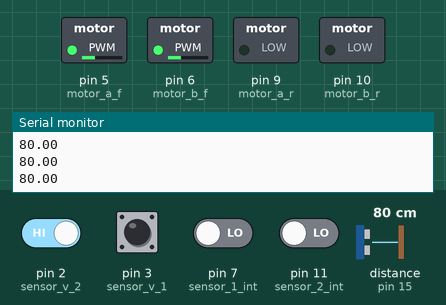
Bench run of a sketch on a simulated Arduino Uno, built with avr-gcc and run on an emulated ATmega328P. Shown: switched loads named in the sketch (green lamp = pin HIGH), the last lines printed to the serial monitor. Wiring (inferred from the names in the program): ultrasonic range finder: trigger pin 14; echo pin 15. The inputs (shaded band) are chosen by the test bench; at power-on: pin 2 (sensor_v_2), pin 3 (sensor_v_1) HIGH, pin 7 (sensor_1_int), pin 11 (sensor_2_int) LOW, distance to the obstacle (sensor on pin 15) 80 cm. The echo pulse lasts 58.3 µs per cm; pins used as bus, display or sensor lines are not drawn.

Above: at 1.2 s.
1.3 s: pin 7 (sensor_1_int) driven HIGH
At 2.3 s:
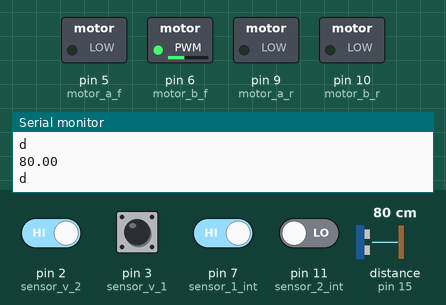
3.1 s: pin 11 (sensor_2_int) driven HIGH
At 5.0 s:
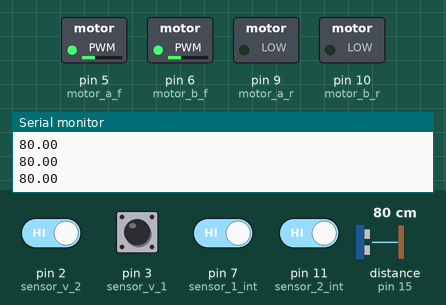
6.1 s: pin 7 (sensor_1_int) driven LOW
At 6.8 s:
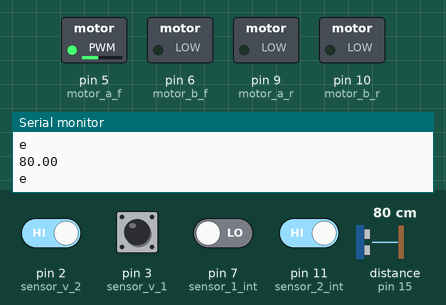
7.9 s: distance to the obstacle (sensor on pin 15) set to 2 cm
At 9.0 s:
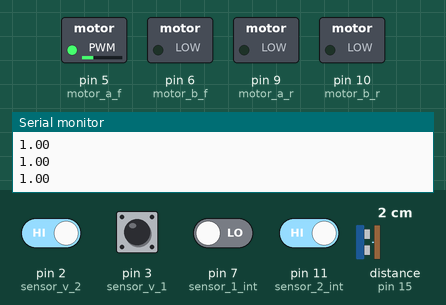
9.4 s: pin 3 (sensor_v_1) pulsed LOW 5 times (0.12 s each, 0.3 s apart)
At 11.0 s:
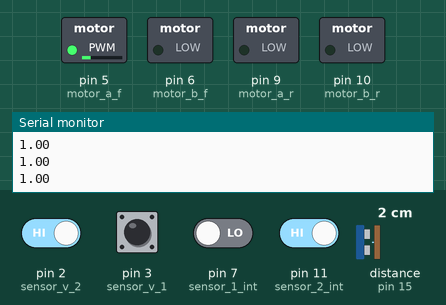
12.4 s: distance to the obstacle (sensor on pin 15) set to 18 cm
At 12.7 s:
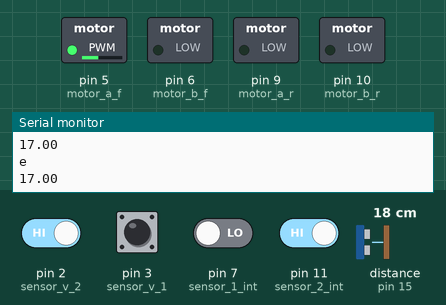
Timing chart, 0 to 14.9 s (numbered marks = the images above; inputs shaded):
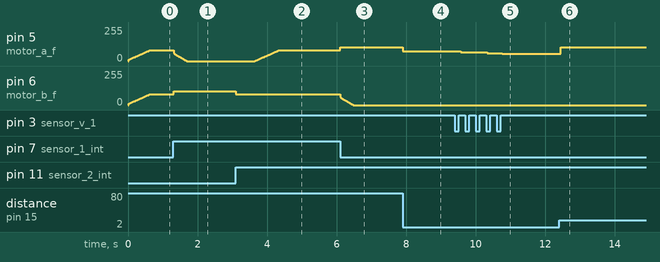

The sketch:

00-002-F001-00.ino
```cpp
#define vel_line 3
#define vel_curve_int -4
#define vel_curve_ext 10

#define motor_a_f 5
#define motor_a_r 9
#define motor_b_f 6
#define motor_b_r 10

#define sensor_1_ext 4
#define sensor_1_int 7
#define sensor_2_int 11
#define sensor_2_ext 12

#define sensor_v_1 3
#define sensor_v_2 2

#define trigger_pin 14
#define echo_pin 15

bool trigger=false;
bool echo_signal=false;
long time1=0;
float cm=0;
bool echo_read=false;
long timeout=0;

int pwm_1=0;
int pwm_2=0;

float Kp = 3;
float Ki = 0.6;
float Kd = 0.002;
float errord, errorLastd, erroInted, outputd;
float errore, errorLaste, erroIntee, outpute;

unsigned long encoder1 = 0;
unsigned long encoder2 = 0;
float pv_speed1 = 0;
float pv_speed2 = 0;
int pwm_pulse1_int=0;
int pwm_pulse2_int=0;
float set_speed_1 = 0;
float set_speed_2 = 0;
float pwm_pulse1 = 0;     //this value is 0~255
float pwm_pulse2 = 0;     //this value is 0~255

long t_delay=0;

void setup() {
  Serial.begin(9600);
  pinMode(motor_a_f,OUTPUT);
  pinMode(motor_a_r,OUTPUT);
  pinMode(motor_b_f,OUTPUT);
  pinMode(motor_b_r,OUTPUT);
  pinMode(sensor_1_ext,INPUT);
  pinMode(sensor_1_int,INPUT);
  pinMode(sensor_2_int,INPUT);
  pinMode(sensor_2_ext,INPUT);
  pinMode(trigger_pin,OUTPUT);
  pinMode(echo_pin,INPUT);
  digitalWrite(trigger_pin,LOW);
  pinMode(sensor_v_1,INPUT_PULLUP);
  pinMode(sensor_v_2,INPUT_PULLUP);
  attachInterrupt(digitalPinToInterrupt(sensor_v_1),detect_a,CHANGE);
  attachInterrupt(digitalPinToInterrupt(sensor_v_2),detect_b,CHANGE);
  interrupts();
}

void loop() {

  if(micros()-t_delay>=10000){
    read_distance();
    if (cm==0){
      cm=30;
    }
    Serial.println(cm);
    t_delay=micros();

      if (digitalRead(sensor_1_int) && digitalRead(sensor_2_int) && cm>15){
        set_speed_1=vel_line;
        set_speed_2=vel_line;
      }
      else if (!digitalRead(sensor_1_int) && !digitalRead(sensor_2_int)&& cm>15){
        set_speed_1=vel_line;
        set_speed_2=vel_line;
      }
      else if (!digitalRead(sensor_1_int) && digitalRead(sensor_2_int)&& cm>15){
        set_speed_1=vel_curve_ext;
        set_speed_2=vel_curve_int;
        Serial.println("e");
      }
      else if (digitalRead(sensor_1_int) && !digitalRead(sensor_2_int)&& cm>15){
        set_speed_1=vel_curve_int;
        set_speed_2=vel_curve_ext;
        Serial.println("d");
      }
      else{
        motor_off();
      }
    update_motors();
  }
}

void tik(){

    float inputd=set_speed_1;
    pv_speed1 = (600.0*(float(encoder1)/140.0));
    errord=inputd-pv_speed1;
    float errorDiffd;
    float outputd;
    errord = errord * 0.7 + inputd * 0.3; // filter
    errorDiffd = errord - errorLastd;
    erroInted = constrain(erroInted + errord, -120, 120);
    outputd = Kp * errord + Ki * erroInted + Kd * errorDiffd;
    errorLastd = errord;
    outputd=constrain(outputd,0,255);
    encoder1=0;
    pwm_pulse1=outputd;

    float inpute=set_speed_2;
    pv_speed2 = (600.0*(float(encoder2)/140.0));
    errore=inpute-pv_speed2;
    float errorDiffe;
    float outpute;
    errore = errore * 0.7 + inpute * 0.3; // filter
    errorDiffe = errore - errorLaste;
    erroIntee = constrain(erroIntee + errore, -120, 120);
    outpute = Kp * errore + Ki * erroIntee + Kd * errorDiffe;
    errorLaste = errore;
    outpute=constrain(outpute,0,255);
    encoder2=0;
    pwm_pulse2=outpute;

}

void detect_a(){
  encoder1+=1;
  //Serial.println("DETECT_A");
}
void detect_b(){
  encoder2+=1;
//  Serial.println("DETECT_B");
}
void read_distance(){
    digitalWrite(trigger_pin,HIGH);
    delayMicroseconds(10);
    digitalWrite(trigger_pin,LOW);
    time1=pulseIn(echo_pin, HIGH,9000);
    cm=(time1)/58;
}
void motor_off(){
    set_speed_1=0;
    set_speed_2=0;
    tik();
    analogWrite(motor_a_f,0);
    analogWrite(motor_b_f,0);
}
void update_motors(){
    tik();
    pwm_pulse1_int=int(pwm_pulse1);
    pwm_pulse2_int=int(pwm_pulse2);
    analogWrite(motor_a_f,pwm_pulse1_int);
    analogWrite(motor_b_f,pwm_pulse2_int);
}
```

Measured:
- after the input at 1.3 s, pin 5 (motor_a_f): moves from 81/255 to 0/255 over 0.37 s, starting at once; pin 6 (motor_b_f): 81/255 → 102/255 at once
- after the input at 3.1 s, pin 5 (motor_a_f): moves from 0/255 to 81/255 over 0.69 s, starting after 0.55 s; pin 6 (motor_b_f): 102/255 → 81/255 at once
- after the input at 6.1 s, pin 5 (motor_a_f): 81/255 → 102/255 at once; pin 6 (motor_b_f): moves from 81/255 to 0/255 over 0.37 s, starting at once
- after the input at 7.9 s, pin 5 (motor_a_f): 102/255 → 72/255 at once
- after the input at 9.4 s, pin 5 (motor_a_f): 72/255 → 66/255 after 0.17 s, → 60/255 0.76 s later, → 54/255 0.44 s later
- after the input at 12.4 s, pin 5 (motor_a_f): 54/255 → 102/255 after 0.05 s
